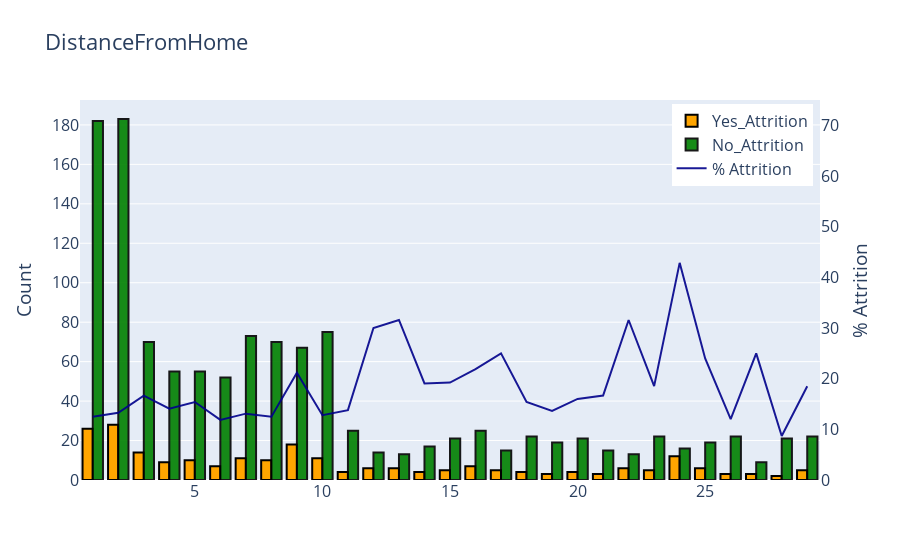

Notebook cell for this chart:
### Code cell
barplot('DistanceFromHome', False)

### Figure 1 — Plotly figure (JSON) as saved in the notebook; plotly's stock layout.template omitted (floating-point values rounded to 4 significant figures)
{"data": [{"marker": {"color": "orange", "line": {"color": "#000000", "width": 2}}, "name": "Yes_Attrition", "type": "bar", "x": [2, 1, 9, 3, 24, 10, 7, 5, 8, 4, 16, 6, 25, 12, 13, 22, 23, 29, 17, 15, 11, 20, 18, 14, 19, 26, 27, 21, 28], "y": [28, 26, 18, 14, 12, 11, 11, 10, 10, 9, 7, 7, 6, 6, 6, 6, 5, 5, 5, 5, 4, 4, 4, 4, 3, 3, 3, 3, 2]}, {"marker": {"color": "green", "line": {"color": "#000000", "width": 2}}, "name": "No_Attrition", "opacity": 0.9, "type": "bar", "x": [2, 1, 10, 7, 3, 8, 9, 4, 5, 6, 11, 16, 23, 18, 29, 26, 28, 15, 20, 25, 19, 14, 24, 17, 21, 12, 22, 13, 27], "y": [183, 182, 75, 73, 70, 70, 67, 55, 55, 52, 25, 25, 22, 22, 22, 22, 21, 21, 21, 19, 19, 17, 16, 15, 15, 14, 13, 13, 9]}, {"marker": {"color": "darkblue", "line": {"color": "#000000", "width": 0.5}}, "name": "% Attrition", "opacity": 0.9, "type": "scatter", "x": [1, 2, 3, 4, 5, 6, 7, 8, 9, 10, 11, 12, 13, 14, 15, 16, 17, 18, 19, 20, 21, 22, 23, 24, 25, 26, 27, 28, 29], "y": [12.5, 13.27, 16.67, 14.06, 15.38, 11.86, 13.1, 12.5, 21.18, 12.79, 13.79, 30, 31.58, 19.05, 19.23, 21.88, 25, 15.38, 13.64, 16, 16.67, 31.58, 18.52, 42.86, 24, 12, 25, 8.696, 18.52], "yaxis": "y2"}], "layout": {"font": {"size": 16}, "legend": {"x": 0.99, "xanchor": "right", "y": 0.99, "yanchor": "top"}, "title": {"text": "DistanceFromHome"}, "yaxis": {"title": {"text": "Count"}}, "yaxis2": {"anchor": "x", "overlaying": "y", "range": [0, 75], "showgrid": false, "side": "right", "title": {"text": "% Attrition"}, "zeroline": false}}}
